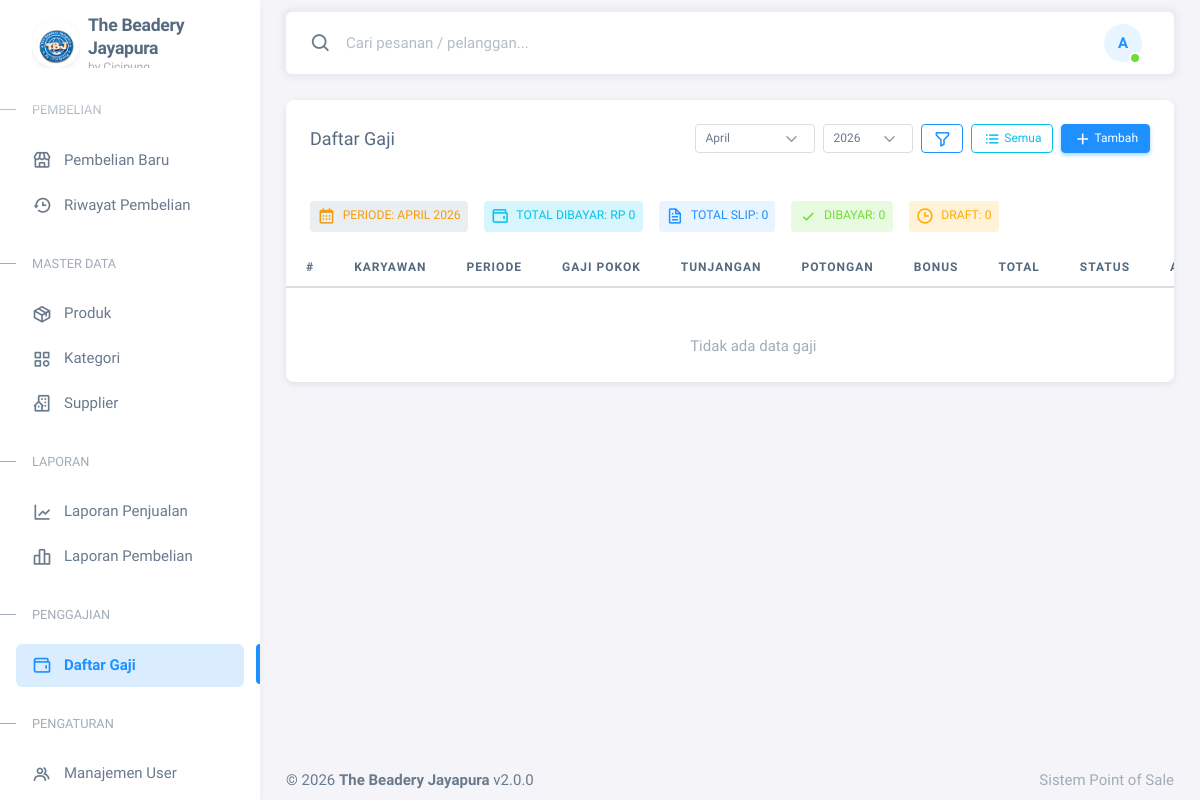
/payrolls (signed in), run on an earlier commit of the app's database.
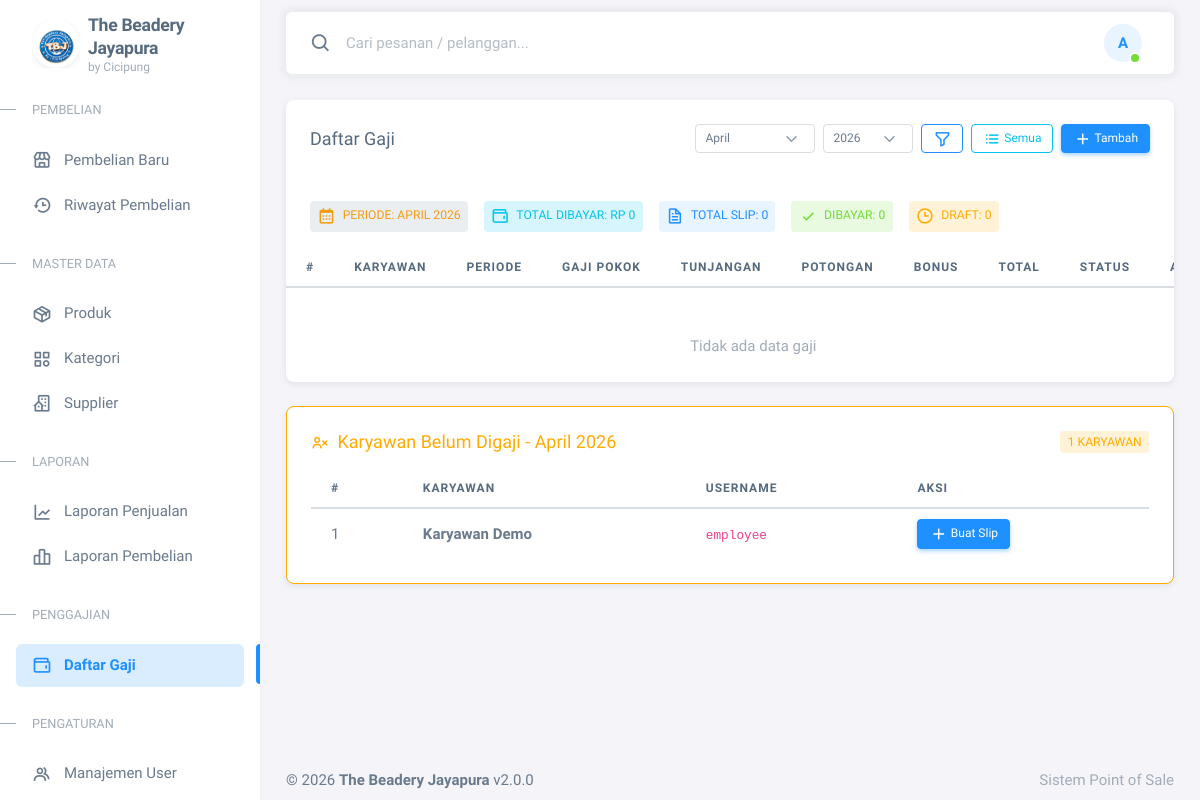
And on a later commit of the database.
### tables this page shows
CREATE TABLE IF NOT EXISTS users (
    id INT AUTO_INCREMENT PRIMARY KEY,
    name VARCHAR(100) NOT NULL,
    username VARCHAR(50) UNIQUE NOT NULL,
    email VARCHAR(150) DEFAULT '',
    password VARCHAR(255) NOT NULL,
    role ENUM('admin','karyawan') NOT NULL DEFAULT 'karyawan',
    phone VARCHAR(20) DEFAULT '',
    address TEXT,
    created_at TIMESTAMP DEFAULT CURRENT_TIMESTAMP,
    updated_at TIMESTAMP NULL ON UPDATE CURRENT_TIMESTAMP,
    INDEX idx_username (username)
);

### app/views/payrolls/index.php (the view, shortened to what the changed rows need)
<div class="card mb-4">
    <div class="card-header d-flex align-items-center justify-content-between flex-wrap gap-2">
        <h5 class="mb-0">Daftar Gaji</h5>
        <div class="d-flex align-items-center gap-2">
            <form class="d-flex align-items-center gap-2" method="GET" action="<?= BASE_URL ?>payrolls" id="filterForm">
                <select name="month" class="form-select form-select-sm" style="width: 120px;" <?= $showAll ? 'disabled' : '' ?>>
                    <?php for ($m = 1; $m <= 12; $m++): ?>
                        <option value="<?= $m ?>" <?= $month == $m ? 'selected' : '' ?>>
                            <?= date('F', mktime(0, 0, 0, $m, 1)) ?>
                        </option>
                    <?php endfor; ?>
                </select>
                <select name="year" class="form-select form-select-sm" style="width: 90px;" <?= $showAll ? 'disabled' : '' ?>>
                    <?php for ($y = date('Y'); $y >= date('Y') - 5; $y--): ?>
                        <option value="<?= $y ?>" <?= $year == $y ? 'selected' : '' ?>>
                            <?= $y ?>
                        </option>
                    <?php endfor; ?>
                </select>
                <button type="submit" class="btn btn-sm btn-outline-primary" title="Filter" <?= $showAll ? 'disabled' : '' ?>><i class="bx bx-filter-alt"></i></button>
                <?php if ($showAll): ?>
                    <a href="<?= BASE_URL ?>payrolls" class="btn btn-sm btn-outline-secondary">
                        <i class="bx bx-calendar"></i> Periode
                    </a>
                <?php else: ?>
                    <button type="button" class="btn btn-sm btn-outline-info" onclick="showAllPeriods()">
                        <i class="bx bx-list-ul"></i> Semua
                    </button>
                <?php endif; ?>
            </form>
            <a href="<?= BASE_URL ?>payrolls/create" class="btn btn-sm btn-primary">
                <i class="bx bx-plus"></i> Tambah
            </a>
        </div>
    </div>
    <div class="card-body pb-0">
        <?php
            $paidCount = count(array_filter($payrolls, fn($p) => $p->status === 'paid'));
            $draftCount = count(array_filter($payrolls, fn($p) => $p->status === 'draft'));
        ?>
        <div class="d-flex gap-3 flex-wrap mb-3">
            <?php if ($showAll): ?>
                <span class="badge bg-label-dark"><i class="bx bx-list-ul me-1"></i> Menampilkan: Semua Periode</span>
            <?php else: ?>
                <span class="badge bg-label-secondary"><i class="bx bx-calendar me-1"></i> Periode: <?= date('F Y', mktime(0, 0, 0, $month, 1, $year)) ?></span>
            <?php endif; ?>
            <span class="badge bg-label-info"><i class="bx bx-wallet me-1"></i> Total Dibayar: Rp <?= number_format($totalPaid, 0, ',', '.') ?></span>
            <span class="badge bg-label-primary"><i class="bx bx-file me-1"></i> Total Slip: <?= count($payrolls) ?></span>
            <span class="badge bg-label-success"><i class="bx bx-check me-1"></i> Dibayar: <?= $paidCount ?></span>
            <span class="badge bg-label-warning"><i class="bx bx-time me-1"></i> Draft: <?= $draftCount ?></span>
        </div>
    </div>
    <div class="table-responsive text-nowrap">
        <table class="table table-hover">
            <thead>
                <tr>
                    <th>#</th>
                    <th>Karyawan</th>
                    <th>Periode</th>
                    <th>Gaji Pokok</th>
                    <th>Tunjangan</th>
                    <th>Potongan</th>
                    <th>Bonus</th>
                    <th>Total</th>
                    <th>Status</th>
                    <th>Aksi</th>
                </tr>
            </thead>
            <tbody class="table-border-bottom-0">
                <?php if (!empty($payrolls)): ?>
                    <?php foreach ($payrolls as $i => $p): ?>
                        <tr>
                            <td><?= $i + 1 ?></td>
                            <td>
                                <strong><?= htmlspecialchars($p->employee_name) ?></strong>
                            </td>
                            <td>
                                <span class="badge bg-label-secondary">
                                    <?= date('F Y', mktime(0, 0, 0, $p->period_month, 1, $p->period_year)) ?>
                                </span>
                            </td>
                            <td>Rp <?= number_format($p->base_salary, 0, ',', '.') ?></td>
                            <td class="text-success">+Rp <?= number_format($p->allowance, 0, ',', '.') ?></td>
                            <td class="text-danger">-Rp <?= number_format($p->deduction, 0, ',', '.') ?></td>
                            <td class="text-info">+Rp <?= number_format($p->bonus, 0, ',', '.') ?></td>
                            <td>
                                <strong class="text-primary">Rp <?= number_format($p->total_salary, 0, ',', '.') ?></strong>
                            </td>
                            <td>
                                <?php if ($p->status === 'paid'): ?>
                                    <span class="badge bg-label-success"><i class="bx bx-check-circle me-1"></i>Dibayar</span>
                                <?php else: ?>
                                    <span class="badge bg-label-warning"><i class="bx bx-time me-1"></i>Draft</span>
                                <?php endif; ?>
                            </td>
                            <td>
                                <?php if ($p->status === 'draft'): ?>
                                    <div class="btn-group">
                                        <button type="button" class="btn btn-sm btn-icon btn-success"
                                            onclick="openPayModal(<?= $p->id ?>, '<?= htmlspecialchars($p->employee_name, ENT_QUOTES) ?>')" title="Bayar & Upload">
                                            <i class="bx bx-upload"></i>
                                        </button>
                                        <a href="<?= BASE_URL ?>payrolls/edit/<?= $p->id ?>" class="btn btn-sm btn-icon btn-primary" title="Edit">
                                            <i class="bx bx-edit"></i>
                                        </a>
                                        <form method="POST" action="<?= BASE_URL ?>payrolls/delete/<?= $p->id ?>" class="d-inline">
                                            <button type="submit" class="btn btn-sm btn-icon btn-danger rounded-end"
                                                onclick="return confirm('Yakin hapus slip gaji ini?')" title="Hapus">
                                                <i class="bx bx-trash"></i>
                                            </button>
                                        </form>
                                    </div>
                                <?php else: ?>
                                    <div class="btn-group">
                                        <a href="<?= BASE_URL ?>payrolls/print/<?= $p->id ?>" target="_blank" class="btn btn-sm btn-icon btn-primary" title="Cetak">
                                            <i class="bx bx-printer"></i>
                                        </a>
                                        <?php if (!empty($p->transfer_proof)): ?>
                                            <a href="<?= BASE_URL ?>assets/img/payrolls/<?= htmlspecialchars($p->transfer_proof) ?>" target="_blank" class="btn btn-sm btn-icon btn-info" title="Bukti TF">
                                                <i class="bx bx-image"></i>
                                            </a>
                                        <?php else: ?>
                                            <button class="btn btn-sm btn-icon btn-secondary" disabled title="Tidak ada bukti TF">
                                                <i class="bx bx-image"></i>
                                            </button>
                                        <?php endif; ?>
                                        <form method="POST" action="<?= BASE_URL ?>payrolls/undoPay/<?= $p->id ?>" class="d-inline">
                                            <button type="submit" class="btn btn-sm btn-icon btn-warning rounded-end"
                                                onclick="return confirm('Batalkan status pembayaran?')" title="Batal Bayar">
                                                <i class="bx bx-undo"></i>
                                            </button>
                                        </form>
                                    </div>
                                <?php endif; ?>
                            </td>
                        </tr>
                    <?php endforeach; ?>
                <?php else: ?>
                    <tr>
                        <td colspan="10" class="text-center py-4 text-muted">
                            <p class="m-0">Tidak ada data gaji</p>
                        </td>
                    </tr>
                <?php endif; ?>
            </tbody>
        </table>
    </div>
</div>
<?php if (!$showAll && !empty($unpaidEmployees)): ?>
<div class="card mb-4 border-warning" style="border: 1px solid #ffab00;">
    <div class="card-header d-flex align-items-center justify-content-between pb-0">
        <div class="card-title mb-0">
            <h5 class="m-0 me-2 text-warning"><i class="bx bx-user-x me-2"></i>Karyawan Belum Digaji - <?= date('F Y', mktime(0, 0, 0, $month, 1, $year)) ?></h5>
        </div>
        <span class="badge bg-label-warning"><?= count($unpaidEmployees) ?> Karyawan</span>
    </div>
    <div class="card-body mt-3">
        <div class="table-responsive text-nowrap">
            <table class="table table-hover">
                <thead>
                    <tr>
                        <th>#</th>
                        <th>Karyawan</th>
                        <th>Username</th>
                        <th>Aksi</th>
                    </tr>
                </thead>
                <tbody class="table-border-bottom-0">
                    <?php foreach ($unpaidEmployees as $i => $emp): ?>
                        <tr>
                            <td><?= $i + 1 ?></td>
                            <td>
                                <strong><?= htmlspecialchars($emp->name) ?></strong>
                            </td>
                            <td><code><?= htmlspecialchars($emp->username) ?></code></td>
                            <td>
                                <a href="<?= BASE_URL ?>payrolls/create?employee_id=<?= $emp->id ?>&period_month=<?= $month ?>&period_year=<?= $year ?>"
                                   class="btn btn-sm btn-primary">
                                    <i class="bx bx-plus"></i> Buat Slip
                                </a>
                            </td>
                        </tr>
                    <?php endforeach; ?>
                </tbody>
            </table>
        </div>
    </div>
</div>
<?php endif; ?>
<?php
include '../app/views/layouts/header.php';
?>

### app/views/layouts/sidebar.php (shortened to what the changed rows need)
<?php $role = $_SESSION['user']['role'] ?? ''; ?>
<aside id="layout-menu" class="layout-menu menu-vertical menu bg-menu-theme">
    <div class="app-brand demo">
        <a href="<?= BASE_URL ?>" class="app-brand-link">
            <span class="app-brand-logo demo">
                <img src="<?= BASE_URL ?>assets/img/logo/logo.png" alt="<?= APP_NAME ?>" width="42" height="42" style="border-radius:50%;object-fit:cover;box-shadow:0 2px 6px rgba(0,0,0,0.08);" loading="eager" fetchpriority="high" decoding="async" />
            </span>
            <div class="app-brand-text-wrapper ms-2" style="white-space: normal; line-height: 1.2;">
                <span class="app-brand-text demo menu-text fw-bolder" style="font-size: 1.1rem;"><?= APP_NAME ?></span>
                <div class="app-brand-subtitle text-muted" style="font-size: 0.75rem;">by Cicipung</div>
            </div>
        </a>
    </div>
    <div class="menu-inner-shadow"></div>
    <?php $t = $title ?? ''; ?>
    <ul class="menu-inner py-1">
        <?php if ($role === 'admin' || $role === 'karyawan'): ?>
        <li class="menu-header small text-uppercase">
            <span class="menu-header-text">Pembelian</span>
        </li>
        <li class="menu-item <?= $t === 'Pembelian Baru' ? 'active' : '' ?>">
            <a href="<?= BASE_URL ?>purchases/create" class="menu-link">
                <i class="menu-icon tf-icons bx bx-store"></i>
                <div>Pembelian Baru</div>
            </a>
        </li>
        <li class="menu-item <?= in_array($t, ['Riwayat Pembelian', 'Detail Pembelian']) ? 'active' : '' ?>">
            <a href="<?= BASE_URL ?>purchases" class="menu-link">
                <i class="menu-icon tf-icons bx bx-history"></i>
                <div>Riwayat Pembelian</div>
            </a>
        </li>
        <li class="menu-header small text-uppercase">
            <span class="menu-header-text">Master Data</span>
        </li>
        <li class="menu-item <?= in_array($t, ['Daftar Produk', 'Tambah Produk', 'Edit Produk']) ? 'active' : '' ?>">
            <a href="<?= BASE_URL ?>products" class="menu-link">
                <i class="menu-icon tf-icons bx bx-package"></i>
                <div>Produk</div>
            </a>
        </li>
        <li class="menu-item <?= in_array($t, ['Daftar Kategori', 'Tambah Kategori', 'Edit Kategori']) ? 'active' : '' ?>">
            <a href="<?= BASE_URL ?>categories" class="menu-link">
                <i class="menu-icon tf-icons bx bx-category"></i>
                <div>Kategori</div>
            </a>
        </li>
        <li class="menu-item <?= in_array($t, ['Daftar Supplier', 'Tambah Supplier', 'Edit Supplier']) ? 'active' : '' ?>">
            <a href="<?= BASE_URL ?>suppliers" class="menu-link">
                <i class="menu-icon tf-icons bx bx-building-house"></i>
                <div>Supplier</div>
            </a>
        </li>
        <li class="menu-header small text-uppercase">
            <span class="menu-header-text">Laporan</span>
        </li>
        <li class="menu-item <?= $t === 'Laporan Penjualan' ? 'active' : '' ?>">
            <a href="<?= BASE_URL ?>reports/sales" class="menu-link">
                <i class="menu-icon tf-icons bx bx-line-chart"></i>
                <div>Laporan Penjualan</div>
            </a>
        </li>
        <li class="menu-item <?= $t === 'Laporan Pembelian' ? 'active' : '' ?>">
            <a href="<?= BASE_URL ?>reports/purchases" class="menu-link">
                <i class="menu-icon tf-icons bx bx-bar-chart-alt-2"></i>
                <div>Laporan Pembelian</div>
            </a>
        </li>
        <?php if ($role === 'admin'): ?>
        <li class="menu-header small text-uppercase">
            <span class="menu-header-text">Penggajian</span>
        </li>
        <li class="menu-item <?= in_array($t, ['Daftar Gaji', 'Tambah Slip Gaji', 'Edit Slip Gaji']) ? 'active' : '' ?>">
            <a href="<?= BASE_URL ?>payrolls" class="menu-link">
                <i class="menu-icon tf-icons bx bx-wallet"></i>
                <div>Daftar Gaji</div>
            </a>
        </li>
        <li class="menu-header small text-uppercase">
            <span class="menu-header-text">Pengaturan</span>
        </li>
        <li class="menu-item <?= in_array($t, ['Manajemen User', 'Tambah User', 'Edit User']) ? 'active' : '' ?>">
            <a href="<?= BASE_URL ?>users" class="menu-link">
                <i class="menu-icon tf-icons bx bx-group"></i>
                <div>Manajemen User</div>
            </a>
        </li>
        <?php endif; ?>
        <?php endif; ?>
    </ul>
</aside>

What changed in the data, as far as the page shows it:
now on this page (row edited): users: name "Karyawan Demo", username "employee"
Also different on the page:
date('F Y', mktime(0, 0, 0, $month, 1, $year)): (not shown) → "April 2026"
count($unpaidEmployees): (not shown) → "1"
text now shown: "Karyawan Belum Digaji - KARYAWAN # KARYAWAN USERNAME AKSI"
